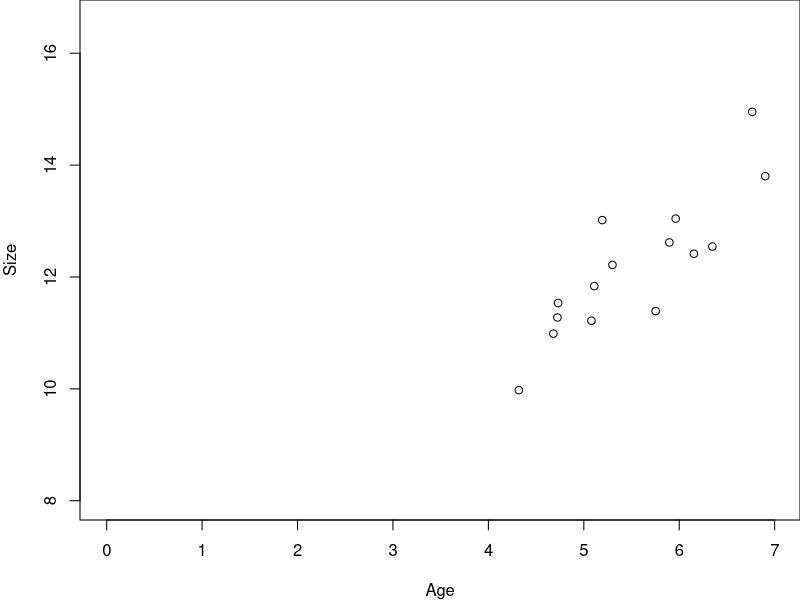
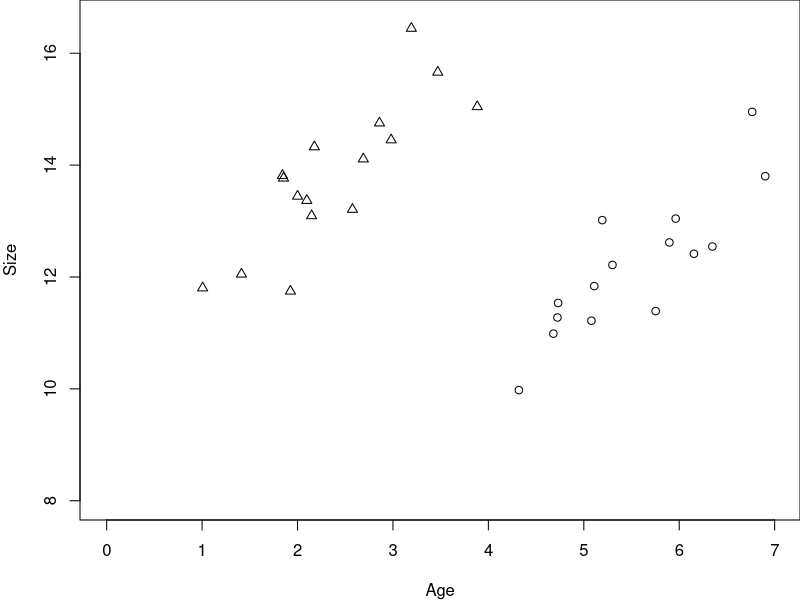
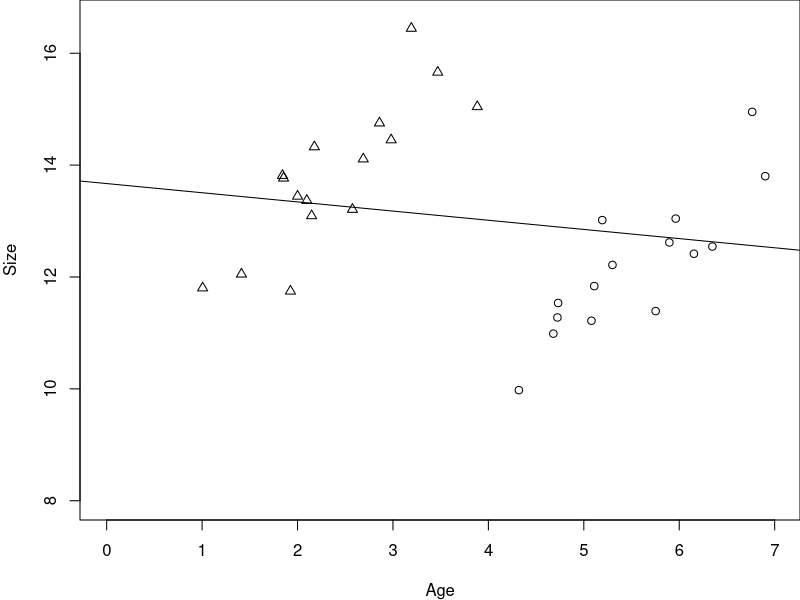
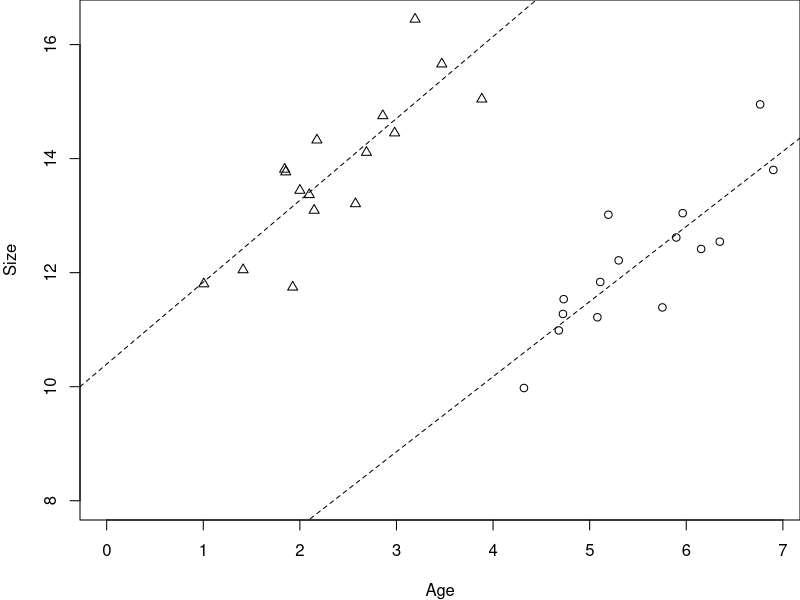
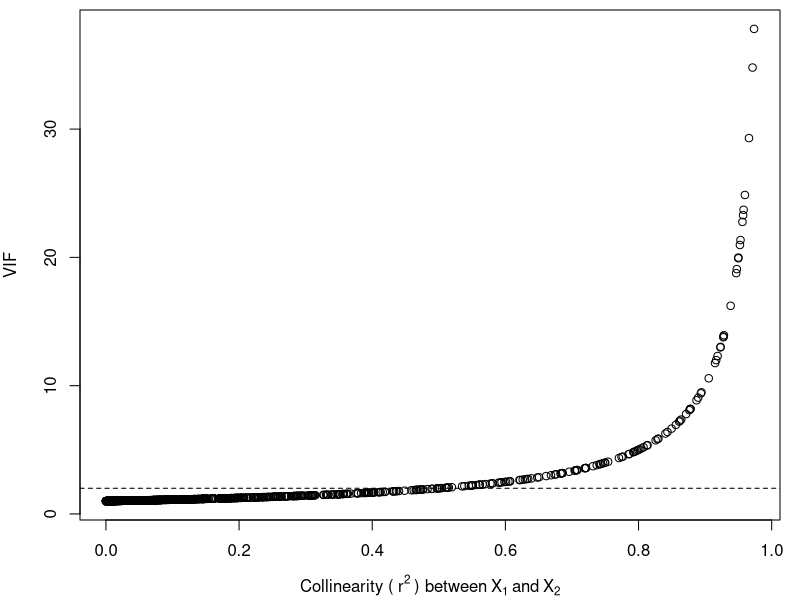
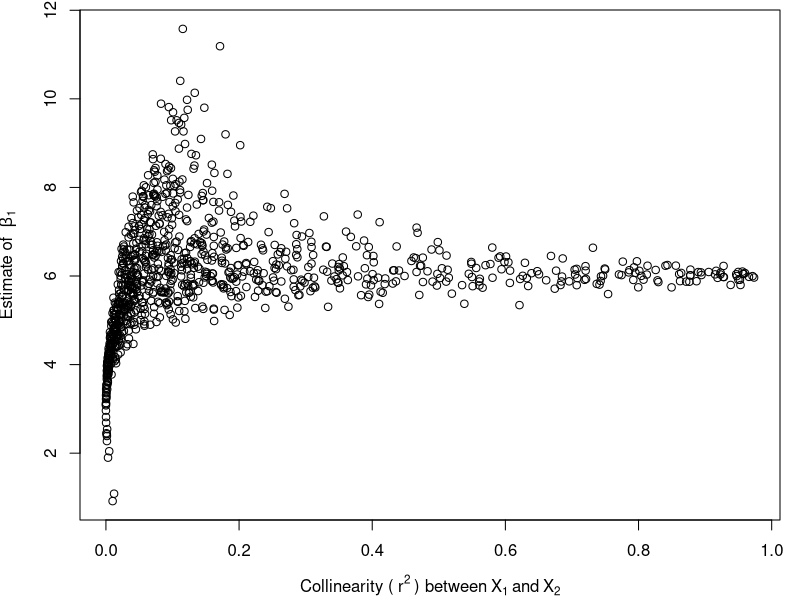
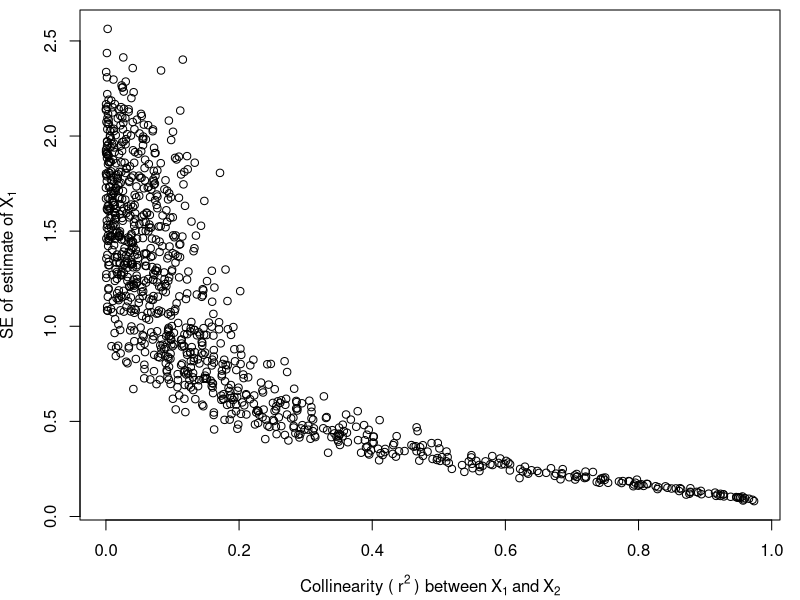
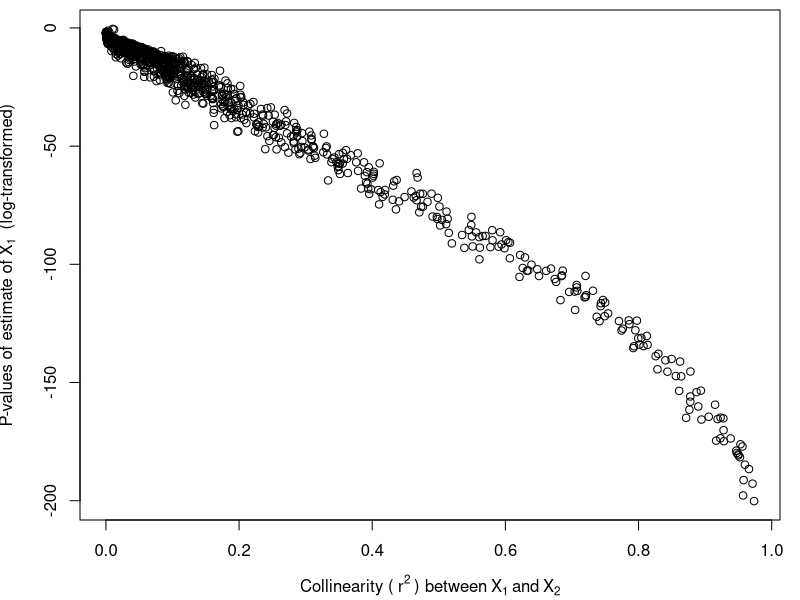

Source code (R) for these figures, in order: (Note: this script raises an error after producing the figures.)
## ---- chunk 1

knitr::opts_chunk$set(
	echo = TRUE,
	message = FALSE,
	warning = FALSE,
	cache = TRUE
	)
## ---- chunk 2

#  NRES 710, Multi-variable Modeling - Collinearity
#     University of Nevada, Reno

## ---- chunk 3
# Set the seed for reproducibility & set graphing parameter
set.seed(123); par(mar=c(4,4,0,0))

# Load in the data
datum <- read.csv("lecture_12_dataset1.csv")

# Get rid of old animals for this example
datum <- subset(datum, Age < 7)

# Subset to just older females
females <- subset(datum, Sex == "Female" & Age > 4)

# Plot the data
plot(Size ~ Age, data = females,
     xlim=c(0,max(datum$Age)), ylim=c(8, max(datum$Size)), pch = 1)
## ---- chunk 4
# Set the seed for reproducibility & set graphing parameter
set.seed(123); par(mar=c(4,4,0,0))

# Subset to just older females
males <- subset(datum, Sex == "Male" & Age < 4)
males$Size <- males$Size + 4

# Plot the data
plot(Size ~ Age, data = females,
     xlim=c(0,max(datum$Age)), ylim=c(8, max(datum$Size)), pch = 1)
points(males$Age, males$Size, pch=2)
## ---- chunk 5
# Set the seed for reproducibility & set graphing parameter
set.seed(123); par(mar=c(4,4,0,0))

# Plot the data
plot(Size ~ Age, data = females,
     xlim=c(0,max(datum$Age)), ylim=c(8, max(datum$Size)), pch = 1)
points(males$Age, males$Size, pch=2)

# Bind data and run simple lm()
datum <- rbind(females, males)
results <- lm(Size ~ Age, data = datum)
abline(results)
## ---- chunk 6
# Set the seed for reproducibility & set graphing parameter
set.seed(123); par(mar=c(4,4,0,0))

# Plot the data
plot(Size ~ Age, data = females,
     xlim=c(0,max(datum$Age)), ylim=c(8, max(datum$Size)), pch = 1)
points(males$Age, males$Size, pch=2)

# Bind data and run simple lm()
datum <- rbind(females, males)
results <- lm(Size ~ Age, data = datum)

# lm() for males
results2 <- lm(Size ~ Age, data = males)
abline(results2, lty=2)

# lm() for females
results3 <- lm(Size ~ Age, data = females)
abline(results3, lty=2)
## ---- chunk 7
# Set the seed for reproducibility & set graphing parameter
set.seed(123); par(mar=c(4,4,0,0))

# Number of simulations
s <- 1000

# Empty vectors to save results from each simulation
simple_beta1 <- numeric(s)
simple_se1 <- numeric(s)
simple_p1 <- numeric(s)
multi_beta1 <- numeric(s)
multi_se1 <- numeric(s)
multi_p1 <- numeric(s)
r2 <- numeric(s)
vif <- numeric(s)

# x2 = x1 + error(0, z), where
# z can range from 0.5 (highly correlated to x1) to 20 (not correlated at ~all)
z_values <- seq(0.5, 20, length.out = s)

# Loop through each simulation replicate to measure everything
for (i in 1:s){
  
  # Number of datapoints per simulation
  n <- 100

  # x1
  x1 <- runif(n, 0, 10) # Random, uniform variable; only simulated once

  # error for y; only simulated once
  error <- rnorm(n, 0, 2)
  
  # X2 for each simulation
  x2 <- x1 + rnorm(n, 0, z_values[i])
  
  # Y for each
  y <- 10 + 3 * x1 + 3 * x2 + error

  # Simple model
  results1 <- lm(y ~ x1)
  simple_beta1[i] <- summary(results1)$coefficients[2,1]
  simple_se1[i] <- summary(results1)$coefficients[2,2]
  simple_p1[i] <- summary(results1)$coefficients[2,4]

  # Multi-variable model
  results2 <- lm(y ~ x1 + x2)
  multi_beta1[i] <- summary(results2)$coefficients[2,1]
  multi_se1[i] <- summary(results2)$coefficients[2,2]
  multi_p1[i] <- summary(results2)$coefficients[2,4]

  # R^2 between X-variables
  model_x12 <- lm(x2 ~ x1)
  r2[i] <- summary(model_x12)$r.squared
  
  # VIF for multi-variable model
  vif[i] <- car::vif(results2)["x1"]
}
## ---- chunk 8
# Set the seed for reproducibility & set graphing parameter
set.seed(123); par(mar=c(4,4,0.5,1))

# Plotting VIF against collinearity values
plot(r2, vif, xlab = expression("Collinearity ("~ r^2 ~") between" ~ X[1] ~ "and" ~ X[2]), ylab = "VIF")

# Add horizontal line for when VIF = 2
abline(h = 2, lty = 2)
## ---- chunk 9
# Set the seed for reproducibility & set graphing parameter
set.seed(123); par(mar=c(4,4,0.5,1))

# Plot beta1 estimate by collinearity values from the simple model
plot(r2, simple_beta1, xlab = expression("Collinearity ("~ r^2 ~") between" ~ X[1] ~ "and" ~ X[2]), ylab = expression("Estimate of " ~ beta[1]))
## ---- chunk 10
# Set the seed for reproducibility & set graphing parameter
set.seed(123); par(mar=c(4,4,0.5,1))

# Plot SE estimate by collinearity values from the simple model
plot(r2, simple_se1,
     xlab = expression("Collinearity ("~ r^2 ~") between" ~ X[1] ~ "and" ~ X[2]),
    ylab = expression("SE of estimate of" ~ X[1]))
## ---- chunk 11
# Set the seed for reproducibility & set graphing parameter
set.seed(123); par(mar=c(4,4,0.5,1))

# Plot p-values by collinearity values from the simple model
plot(r2, log(simple_p1),
     xlab = expression("Collinearity ("~ r^2 ~") between" ~ X[1] ~ "and" ~ X[2]),
     ylab = expression("P-values of estimate of" ~ X[1] ~ " (log-transformed)"))
## ---- chunk 12
# Set the seed for reproducibility & set graphing parameter
set.seed(123); par(mar=c(4,4,0.5,1))

# Plot beta1 estimate by collinearity values from the multi-variable model
plot(r2, multi_beta1, xlab = expression("Collinearity ("~ r^2 ~") between" ~ X[1] ~ "and" ~ X[2]), ylab = expression("Estimate of " ~ beta[1]))

# Add a horizontal line for when r^2 = 0.6
abline(v = 0.6, lty=2)
## ---- chunk 13
# Set the seed for reproducibility & set graphing parameter
set.seed(123); par(mar=c(4,4,0.5,1))

# Plot beta1 estimate by collinearity values from the multi-variable model
plot(r2, multi_se1, xlab = expression("Collinearity ("~ r^2 ~") between" ~ X[1] ~ "and" ~ X[2]), ylab = expression("SE of estimate of " ~ beta[1]))
## ---- chunk 14
# Set the seed for reproducibility & set graphing parameter
set.seed(123); par(mar=c(4,4,0.5,1))

# Plot beta1 estimate by collinearity values from the multi-variable model
plot(r2, log(multi_p1), xlab = expression("Collinearity ("~ r^2 ~") between" ~ X[1] ~ "and" ~ X[2]), ylab = expression("P-value of estimate of " ~ beta[1] ~ "(log-transformed)"))
## ---- chunk 15
# Set the seed for reproducibility & set graphing parameter
set.seed(123); par(mar=c(4,4,0,0))

# Number of simulations
s <- 1000

# Empty vectors to save results from each simulation
simple_beta1 <- numeric(s)
simple_se1 <- numeric(s)
simple_p1 <- numeric(s)
simple_beta2 <- numeric(s)
multi_beta1 <- numeric(s)
multi_beta2 <- numeric(s)
multi_se1 <- numeric(s)
multi_p1 <- numeric(s)
r2 <- numeric(s)
vif <- numeric(s)

# x2 = x1 + error(0, z), where
# z can range from 0.5 (highly correlated to x1) to 20 (not correlated at ~all)
z_values <- seq(0.5, 20, length.out = s)

# Loop through each simulation replicate to measure everything
for (i in 1:s){
  
  # Number of datapoints per simulation
  n <- 100

  # x1
  x1 <- runif(n, 0, 10) # Random, uniform variable; only simulated once

  # error for y; only simulated once
  error <- rnorm(n, 0, 2)
  
  # X2 for each simulation
  x2 <- x1 + rnorm(n, 0, z_values[i])
  
  # Y for each
  y <- 10 + 3 * x1 + error

  # Simple model of X1
  results1 <- lm(y ~ x1)
  simple_beta1[i] <- summary(results1)$coefficients[2,1]
  simple_se1[i] <- summary(results1)$coefficients[2,2]
  simple_p1[i] <- summary(results1)$coefficients[2,4]
  
  # Simple model of X2
  results2 <- lm(y ~ x2)
  simple_beta2[i] <- summary(results2)$coefficients[2,1]

  # Multi-variable model
  results3 <- lm(y ~ x1 + x2)
  multi_beta1[i] <- summary(results3)$coefficients[2,1]
  multi_beta2[i] <- summary(results3)$coefficients[3,1]
  multi_se1[i] <- summary(results3)$coefficients[2,2]
  multi_p1[i] <- summary(results3)$coefficients[2,4]

  # R^2 between X-variables
  model_x12 <- lm(x2 ~ x1)
  r2[i] <- summary(model_x12)$r.squared
  
  # VIF for multi-variable model
  vif[i] <- car::vif(results3)["x1"]
}
## ---- chunk 16
# Set the seed for reproducibility & set graphing parameter
set.seed(123); par(mar=c(4,4,0.5,1))

# Plotting VIF against collinearity values
plot(r2, vif, xlab = expression("Collinearity ("~ r^2 ~") between" ~ X[1] ~ "and" ~ X[2]), ylab = "VIF")

# Add horizontal line for when VIF = 2
abline(h = 2, lty = 2)
## ---- chunk 17
# Set the seed for reproducibility & set graphing parameter
set.seed(123); par(mar=c(4,4,0.5,1))

# Plot beta1 estimate by collinearity values from the simple model
plot(r2, simple_beta1, xlab = expression("Collinearity ("~ r^2 ~") between" ~ X[1] ~ "and" ~ X[2]), ylab = expression("Estimate of " ~ beta[1]))
## ---- chunk 18
# Set the seed for reproducibility & set graphing parameter
set.seed(123); par(mar=c(4,4,0.5,1))

# Plot SE estimate by collinearity values from the simple model
plot(r2, simple_se1,
     xlab = expression("Collinearity ("~ r^2 ~") between" ~ X[1] ~ "and" ~ X[2]),
    ylab = expression("SE of estimate of" ~ X[1]))
## ---- chunk 19
# Set the seed for reproducibility & set graphing parameter
set.seed(123); par(mar=c(4,4,0.5,1))

# Plot p-values by collinearity values from the simple model
plot(r2, log(simple_p1),
     xlab = expression("Collinearity ("~ r^2 ~") between" ~ X[1] ~ "and" ~ X[2]),
     ylab = expression("P-values of estimate of" ~ X[1] ~ " (log-transformed)"))
## ---- chunk 20
# Set the seed for reproducibility & set graphing parameter
set.seed(123); par(mar=c(4,4,0.5,1))

# Plot beta1 estimate by collinearity values from the simple model
plot(r2, simple_beta2, xlab = expression("Collinearity ("~ r^2 ~") between" ~ X[1] ~ "and" ~ X[2]), ylab = expression("Estimate of " ~ beta[2]))
## ---- chunk 21
# Set the seed for reproducibility & set graphing parameter
set.seed(123); par(mar=c(4,4,0.5,1))

# Plot beta1 estimate by collinearity values from the simple model
plot(r2, multi_beta1, xlab = expression("Collinearity ("~ r^2 ~") between" ~ X[1] ~ "and" ~ X[2]), ylab = expression("Estimate of " ~ beta[1]))

# Add line to indicate the start of variance inflation
abline(v = 0.6, lty = 2)
## ---- chunk 22
# Set the seed for reproducibility & set graphing parameter
set.seed(123); par(mar=c(4,4,0.5,1))

# Plot beta1 estimate by collinearity values from the simple model
plot(r2, multi_beta2, xlab = expression("Collinearity ("~ r^2 ~") between" ~ X[1] ~ "and" ~ X[2]), ylab = expression("Estimate of " ~ beta[2]))

# Add line to indicate the start of variance inflation
abline(v = 0.6, lty = 2)
## ---- chunk 23
par(mar=c(4,4,0,0))

# Read in the data
datum <- read.csv("lecture_13_dataset1.csv")

# Examine the data
head(datum, 10)

# Plot the data
plot(Size ~ Age, data = datum)
## ---- chunk 24
# Run lm() for different pairs of X-variables
results <- lm(Age ~ Sex, data = datum)
summary(results)
## ---- chunk 25
# Run lm() for different pairs of X-variables
results <- lm(Age ~ MotherSize, data = datum)
summary(results)
## ---- chunk 26
# Create new dataframe without categorical Sex
datum2 <- subset(datum, select = -Sex)
datum2 <- subset(datum2, select = -Size)

# Examine new subsetted data
head(datum2)

# Correlation matrix - runs a simple 'lm()' between each pair of X-variables
cor(datum2)
## ---- chunk 27
# Download 'car' by uncommenting this next line and running it through your console
# install.packages("car", dependencies=TRUE)
## ---- chunk 28
# Full linear model with all X-variables
results <- lm(Size ~ Age + Sex + MotherSize + FatherSize, data = datum)

# Use the VIF function from 'car'
# using 'car::vif()' will tell R to call the function 'vif()' from the package 'car' specifically
car::vif(results)
## ---- chunk 29
# Square-root this to get VIF in terms of Standard Error
car::vif(results)^0.5
## ---- chunk 30
# Simple linear model of Size ~ Age
results <- lm(Size ~ Age, data = datum)
summary(results)
## ---- chunk 31
# Simple linear model of Size ~ MotherSize
results <- lm(Size ~ MotherSize, data = datum)
summary(results)
## ---- chunk 32
# Simple linear model of Size ~ MotherSize
results <- lm(Size ~ Age + MotherSize, data = datum)
summary(results)
## ---- chunk 33
# Simple linear model of Size ~ MotherSize
results <- lm(Size ~ Age + Sex + MotherSize + FatherSize, data = datum)
summary(results)
## ---- chunk 34
### Lecture 13: code to simulate collinear data and to demonstrate how failing to account for collinearity influences estimates and uncertainty

## Simulation Exercise 1

# Set the seed for reproducibility
set.seed(123)

# Number of simulations
s <- 1000

# Empty vectors to save results from each simulation
simple_beta1 <- numeric(s)
simple_se1 <- numeric(s)
simple_p1 <- numeric(s)
multi_beta1 <- numeric(s)
multi_se1 <- numeric(s)
multi_p1 <- numeric(s)
r2 <- numeric(s)
vif <- numeric(s)

# x2 = x1 + error(0, z), where
# z can range from 0.5 (highly correlated to x1) to 20 (not correlated at ~all)
z_values <- seq(0.5, 20, length.out = s)

# Loop through each simulation replicate to measure everything
for (i in 1:s){
  
  # Number of datapoints per simulation
  n <- 100

  # x1
  x1 <- runif(n, 0, 10) # Random, uniform variable; only simulated once

  # error for y; only simulated once
  error <- rnorm(n, 0, 2)
  
  # X2 for each simulation
  x2 <- x1 + rnorm(n, 0, z_values[i])
  
  # Y for each
  y <- 10 + 3 * x1 + 3 * x2 + error

  # Simple model
  results1 <- lm(y ~ x1)
  simple_beta1[i] <- summary(results1)$coefficients[2,1]
  simple_se1[i] <- summary(results1)$coefficients[2,2]
  simple_p1[i] <- summary(results1)$coefficients[2,4]

  # Multi-variable model
  results2 <- lm(y ~ x1 + x2)
  multi_beta1[i] <- summary(results2)$coefficients[2,1]
  multi_se1[i] <- summary(results2)$coefficients[2,2]
  multi_p1[i] <- summary(results2)$coefficients[2,4]

  # R^2 between X-variables
  model_x12 <- lm(x2 ~ x1)
  r2[i] <- summary(model_x12)$r.squared
  
  # VIF for multi-variable model
  vif[i] <- car::vif(results2)["x1"]
}

## Simulation Exercise 2

# Set seed
set.seed(123)

# Number of simulations
s <- 1000

# Empty vectors to save results from each simulation
simple_beta1 <- numeric(s)
simple_se1 <- numeric(s)
simple_p1 <- numeric(s)
simple_beta2 <- numeric(s)
multi_beta1 <- numeric(s)
multi_beta2 <- numeric(s)
multi_se1 <- numeric(s)
multi_p1 <- numeric(s)
r2 <- numeric(s)
vif <- numeric(s)

# x2 = x1 + error(0, z), where
# z can range from 0.5 (highly correlated to x1) to 20 (not correlated at ~all)
z_values <- seq(0.5, 20, length.out = s)

# Loop through each simulation replicate to measure everything
for (i in 1:s){
  
  # Number of datapoints per simulation
  n <- 100

  # x1
  x1 <- runif(n, 0, 10) # Random, uniform variable; only simulated once

  # error for y; only simulated once
  error <- rnorm(n, 0, 2)
  
  # X2 for each simulation
  x2 <- x1 + rnorm(n, 0, z_values[i])
  
  # Y for each
  y <- 10 + 3 * x1 + error

  # Simple model of X1
  results1 <- lm(y ~ x1)
  simple_beta1[i] <- summary(results1)$coefficients[2,1]
  simple_se1[i] <- summary(results1)$coefficients[2,2]
  simple_p1[i] <- summary(results1)$coefficients[2,4]
  
  # Simple model of X2
  results2 <- lm(y ~ x2)
  simple_beta2[i] <- summary(results2)$coefficients[2,1]

  # Multi-variable model
  results3 <- lm(y ~ x1 + x2)
  multi_beta1[i] <- summary(results3)$coefficients[2,1]
  multi_beta2[i] <- summary(results3)$coefficients[3,1]
  multi_se1[i] <- summary(results3)$coefficients[2,2]
  multi_p1[i] <- summary(results3)$coefficients[2,4]

  # R^2 between X-variables
  model_x12 <- lm(x2 ~ x1)
  r2[i] <- summary(model_x12)$r.squared
  
  # VIF for multi-variable model
  vif[i] <- car::vif(results3)["x1"]
}

## Data for analysis in class
# Set the seed for reproducibility & set graphing parameter
set.seed(123)

# This is similar to the Age, Sex, and Size data we simulated for last class.
# There is no collinearity between Age and Sex.

# X-variables
n <- 50
Sex <- c(rep("Female", n), rep("Male", n))
Age <- runif(n * 2, 1, 10)
dummy <- data.frame(model.matrix(~ Sex - 1))
colnames(dummy) <- c("Female", "Male")

# However, there are now two additional X-variables: MotherSize and FatherSize
# And both of those variables are a function of Age
MotherSize <- rnorm(n * 2, Age - 5, 1)
FatherSize <- rnorm(n * 2, Age, 1)

# All of these variables influence size, so they are all examples of confounding variables.

# Simulate error
Error <- rnorm(n * 2, 0, 1.2)

# Predict Y
Response <- 4 + 1.5 * Age + 2.5 * dummy$Male + 0.2 * MotherSize + 0.2 * FatherSize + Error

# Dataframe
datum <- data.frame(Age = Age, Sex = Sex, Male = dummy$Male, MotherSize = MotherSize, FatherSize = FatherSize, Size = Response)

# Save the data
write.csv(datum, "lecture_13_dataset1.csv", row.names = FALSE)
